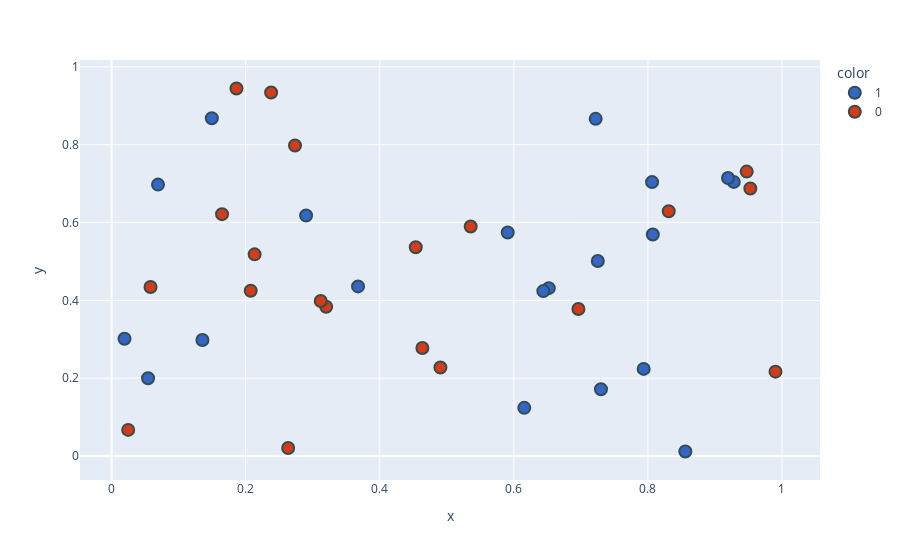

Notebook code cell kept with this figure:
### Code cell
new_df['target'] = new_df['target'].astype('str')
fig = px.scatter(x=new_df['PC1'],
                 y=new_df['PC2'],
                 color=new_df['target'],
                 color_discrete_sequence=px.colors.qualitative.G10
                )

fig.update_traces(marker=dict(size=12,
                              line=dict(width=2,
                                        color='DarkSlateGrey')),
                  selector=dict(mode='markers'))
fig.show()

### Figure 1 — Plotly figure (JSON) as saved in the notebook; plotly's stock layout.template omitted (floating-point values rounded to 4 significant figures)
{"data": [{"hovertemplate": "color=1<br>x=%{x}<br>y=%{y}<extra></extra>", "legendgroup": "1", "marker": {"color": "#3366CC", "line": {"color": "DarkSlateGrey", "width": 2}, "size": 12, "symbol": "circle"}, "mode": "markers", "name": "1", "orientation": "v", "showlegend": true, "type": "scatter", "x": [0.5909, 0.01919, 0.6156, 0.9281, 0.7253, 0.8558, 0.7221, 0.8062, 0.3676, 0.8073, 0.9195, 0.05434, 0.2901, 0.73, 0.6521, 0.644, 0.06917, 0.7937, 0.1494, 0.1355], "xaxis": "x", "y": [0.5743, 0.3016, 0.1238, 0.7044, 0.5013, 0.01171, 0.8664, 0.7039, 0.4359, 0.5691, 0.7142, 0.2, 0.618, 0.1716, 0.4314, 0.4239, 0.6974, 0.2239, 0.8681, 0.2983], "yaxis": "y"}, {"hovertemplate": "color=0<br>x=%{x}<br>y=%{y}<extra></extra>", "legendgroup": "0", "marker": {"color": "#DC3912", "line": {"color": "DarkSlateGrey", "width": 2}, "size": 12, "symbol": "circle"}, "mode": "markers", "name": "0", "orientation": "v", "showlegend": true, "type": "scatter", "x": [0.4636, 0.1647, 0.831, 0.4537, 0.2133, 0.1862, 0.32, 0.5356, 0.2075, 0.2633, 0.9528, 0.4905, 0.2379, 0.9474, 0.3119, 0.2735, 0.9903, 0.6963, 0.05803, 0.02468], "xaxis": "x", "y": [0.2776, 0.6215, 0.629, 0.5366, 0.5182, 0.9444, 0.3835, 0.5899, 0.4247, 0.02065, 0.6875, 0.2274, 0.9342, 0.7309, 0.3982, 0.798, 0.2169, 0.3778, 0.4344, 0.06725], "yaxis": "y"}], "layout": {"autosize": true, "legend": {"title": {"text": "color"}, "tracegroupgap": 0}, "margin": {"t": 60}, "xaxis": {"anchor": "y", "autorange": true, "domain": [0, 1], "range": [-0.04453, 1.054], "title": {"text": "x"}, "type": "linear"}, "yaxis": {"anchor": "x", "autorange": true, "domain": [0, 1], "range": [-0.08257, 1.039], "title": {"text": "y"}, "type": "linear"}}}
